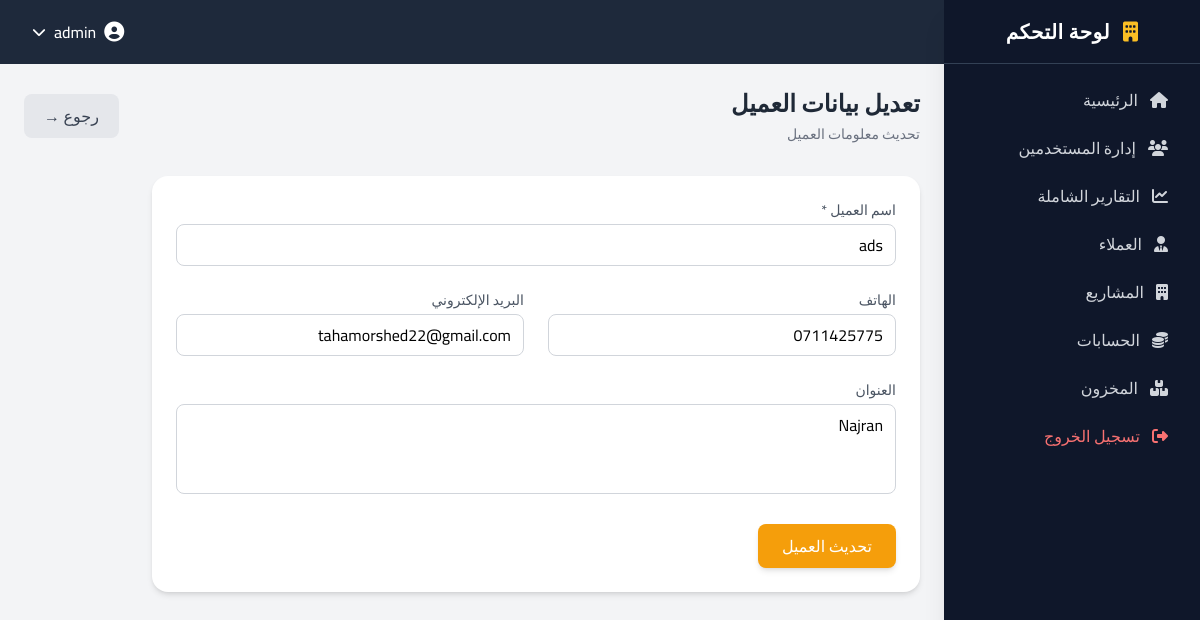
The app's page /modules/clients/edit.php?id=1 (signed in) with its own data.
### tables this page shows
CREATE TABLE `clients` (
  `id` int NOT NULL,
  `name` varchar(100) NOT NULL,
  `phone` varchar(20) DEFAULT NULL,
  `email` varchar(100) DEFAULT NULL,
  `address` text,
  `created_at` timestamp NULL DEFAULT CURRENT_TIMESTAMP
);

### modules/clients/edit.php (the view, shortened to what this page needs)
<?php
require_once '../../config/database.php';
$client_id = intval($_GET['id']);
$client_stmt = $conn->prepare("
    SELECT id, name, phone, email, address
    FROM clients
    WHERE id = ?
");
$client_stmt->bind_param("i", $client_id);
$client_stmt->execute();
$client_result = $client_stmt->get_result();
$client = $client_result->fetch_assoc();
include '../../includes/header.php';
include '../../includes/sidebar.php';
?>
<div class="lg:mr-64 p-6 min-h-screen bg-gray-100">
    <div class="flex flex-col md:flex-row md:items-center md:justify-between mb-8 gap-4">
        <div>
            <h1 class="text-2xl font-semibold text-gray-800">
                تعديل بيانات العميل
            </h1>
            <p class="text-gray-500 text-sm mt-1">
                تحديث معلومات العميل
            </p>
        </div>
        <a href="list.php"
           class="inline-flex items-center bg-gray-200 hover:bg-gray-300 text-gray-700 font-medium px-5 py-2.5 rounded-lg transition">
            رجوع &rarr;
        </a>
    </div>
    <div class="bg-white rounded-2xl shadow-md p-6 max-w-3xl">
        <form method="POST" class="grid grid-cols-1 md:grid-cols-2 gap-6">
            <div class="md:col-span-2">
                <label class="block text-sm font-medium text-gray-600 mb-1">
                    اسم العميل *
                </label>
                <input type="text"
                       name="name"
                       value="<?= htmlspecialchars($client['name']) ?>"
                       required
                       class="w-full border border-gray-300 rounded-lg px-3 py-2 focus:ring-2 focus:ring-amber-500 focus:border-amber-500 outline-none transition">
            </div>
            <div>
                <label class="block text-sm font-medium text-gray-600 mb-1">
                    الهاتف
                </label>
                <input type="text"
                       name="phone"
                       value="<?= htmlspecialchars($client['phone']) ?>"
                       class="w-full border border-gray-300 rounded-lg px-3 py-2 focus:ring-2 focus:ring-amber-500 focus:border-amber-500 outline-none transition">
            </div>
            <div>
                <label class="block text-sm font-medium text-gray-600 mb-1">
                    البريد الإلكتروني
                </label>
                <input type="email"
                       name="email"
                       value="<?= htmlspecialchars($client['email']) ?>"
                       class="w-full border border-gray-300 rounded-lg px-3 py-2 focus:ring-2 focus:ring-amber-500 focus:border-amber-500 outline-none transition">
            </div>
            <div class="md:col-span-2">
                <label class="block text-sm font-medium text-gray-600 mb-1">
                    العنوان
                </label>
                <textarea name="address"
                          rows="3"
                          class="w-full border border-gray-300 rounded-lg px-3 py-2 focus:ring-2 focus:ring-amber-500 focus:border-amber-500 outline-none transition resize-none"><?=
                          htmlspecialchars($client['address']) ?></textarea>
            </div>
            <div class="md:col-span-2">
                <button type="submit"
                        class="bg-amber-500 hover:bg-amber-600 text-white font-medium px-6 py-2.5 rounded-lg shadow-md hover:shadow-lg transition duration-200">
                    تحديث العميل
                </button>
            </div>
        </form>
    </div>
</div>
<?php include '../../includes/footer.php'; ?>

### records on screen
clients: name "ads", phone "0711425775", email "tahamorshed22@gmail.com", address "Najran"

### other values on screen
$_SESSION['username'] "admin"
$label "إدارة المستخدمين التقارير الشاملة العملاء المشاريع الحسابات المخزون"
